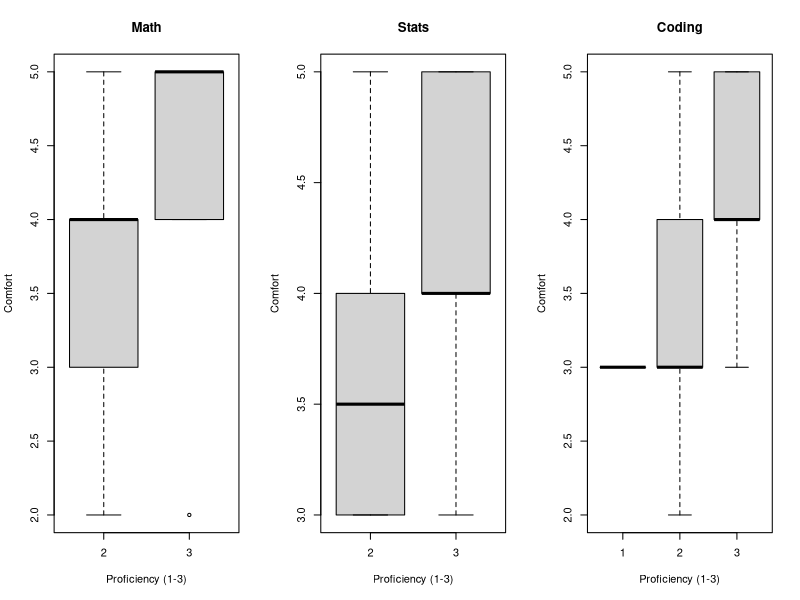

Source code (R):
# load data
data <- read.csv("data/background_interest_processed.csv")

# transform proficiency levels (beg/int/adv) into numbers 1, 2, 3
to_num <- function(x) ifelse(x == "beg", 1, ifelse(x == "int", 2, 3))
data$math.p <- to_num(data$math.prof)
data$stat.p <- to_num(data$stat.prof)
data$prog.p <- to_num(data$prog.prof)

# correlation (closer to 1 = they match)
cor(data$math.p, data$math.comf, method = "spearman")
cor(data$stat.p, data$stat.comf, method = "spearman")
cor(data$prog.p, data$prog.comf, method = "spearman")

# average gap per area (between proficiency and comfort)
# gap > 0: more comfortable than their stated proficiency (overestimate)
# gap < 0: less comfortable than their stated proficiency (underestimate)
data$math.gap <- (data$math.comf - 1) / 4 - (data$math.p - 1) / 2
data$stat.gap <- (data$stat.comf - 1) / 4 - (data$stat.p - 1) / 2
data$prog.gap <- (data$prog.comf - 1) / 4 - (data$prog.p - 1) / 2

mean(data$math.gap)
mean(data$stat.gap)
mean(data$prog.gap)

# count students who over/under-estimate
label <- function(gap) ifelse(gap > 0.25, "Over", ifelse(gap < -0.25, "Under", "Aligned"))
table(label(data$math.gap))
table(label(data$stat.gap))
table(label(data$prog.gap))

# plot for each area
par(mfrow = c(1, 3))
boxplot(math.comf ~ math.p, data = data, main = "Math",   xlab = "Proficiency (1-3)", ylab = "Comfort")
boxplot(stat.comf ~ stat.p, data = data, main = "Stats",  xlab = "Proficiency (1-3)", ylab = "Comfort")
boxplot(prog.comf ~ prog.p, data = data, main = "Coding", xlab = "Proficiency (1-3)", ylab = "Comfort")
